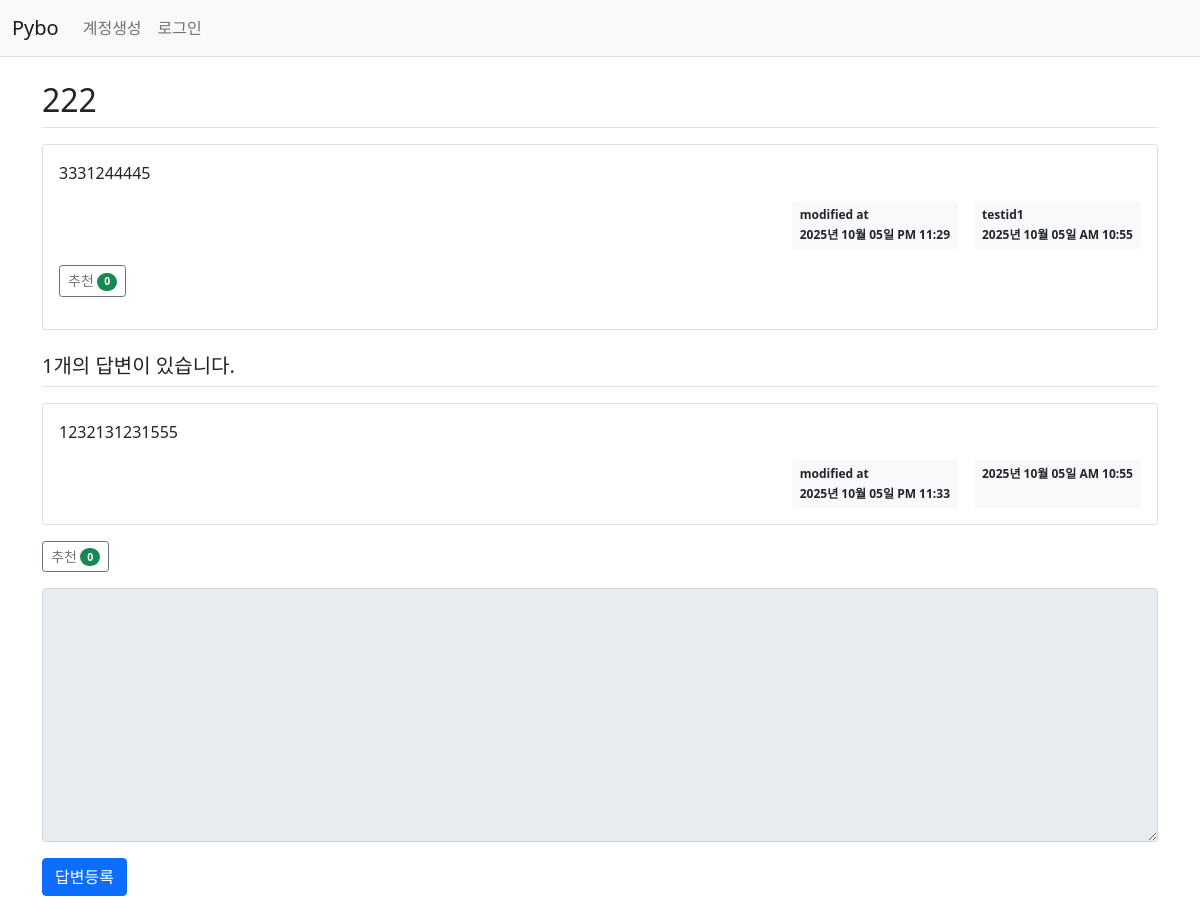
/question/detail/301/, run on an earlier commit of the app's database.
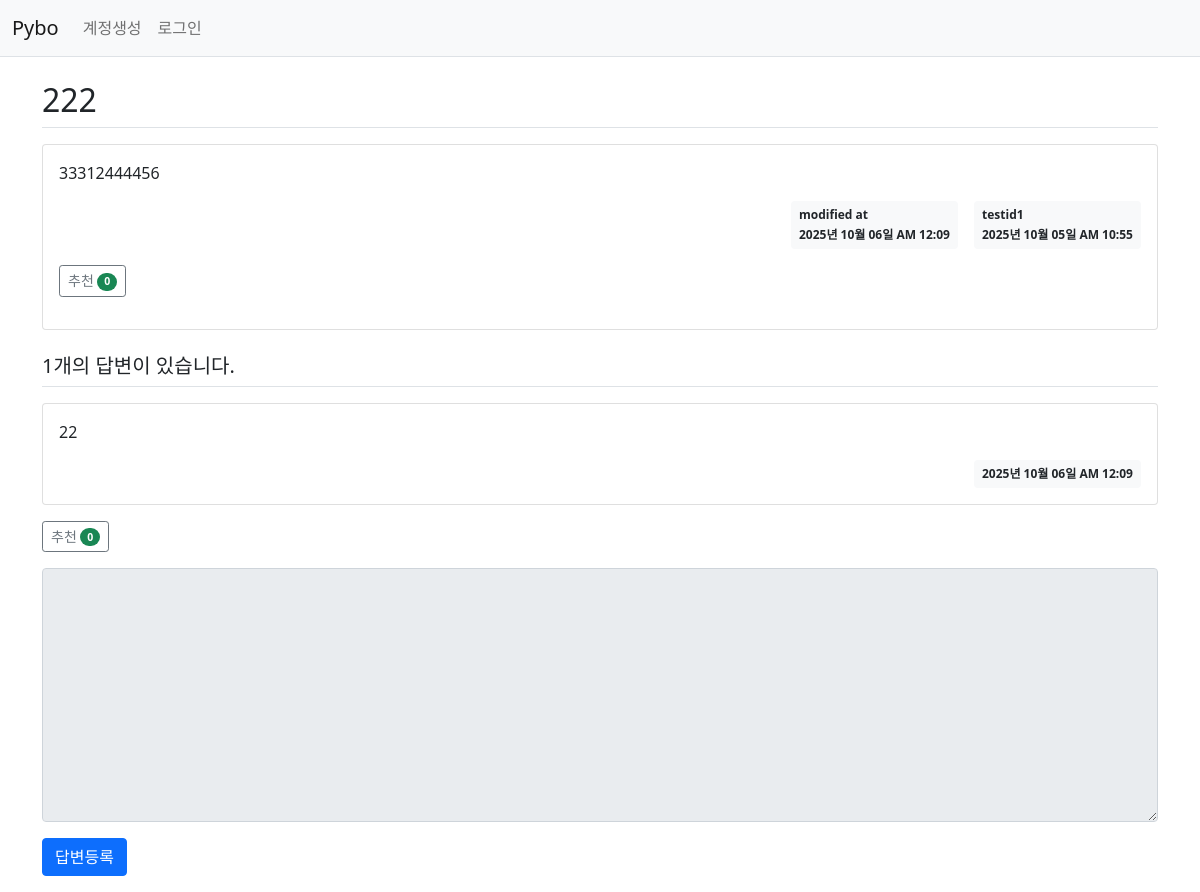
And on a later commit of the database.
### pybo/models.py (models this page shows)
class Question(db.Model):
    id = db.Column(db.Integer, primary_key=True)
    subject = db.Column(db.String(200), nullable=False)
    content = db.Column(db.Text, nullable=False)
    create_date = db.Column(db.DateTime, nullable=False)
    user_id = db.Column(db.Integer, db.ForeignKey('user.id', ondelete='CASCADE'), nullable=False)
    user = db.relationship('User', backref=db.backref('question_set'))
    modify_date = db.Column(db.DateTime, nullable=True)
    voter = db.relationship('User', secondary=question_voter, backref=db.backref('question_voter_set'))

class User(db.Model) :
    id = db.Column(db.Integer, primary_key=True)
    username = db.Column(db.String(150), unique=True, nullable=False)
    password = db.Column(db.String(200), nullable=False)
    email = db.Column(db.String(120), unique=True, nullable=False)

class Answer(db.Model) :
    id = db.Column(db.Integer, primary_key=True)
    question_id = db.Column(db.Integer, db.ForeignKey('question.id', ondelete='CASCADE'))
    question = db.relationship('Question', backref=db.backref('answer_set'))
    content = db.Column(db.Text, nullable=False)
    create_date = db.Column(db.DateTime, nullable=False)
    user_id = db.Column(db.Integer, db.ForeignKey('user.id', ondelete='CASCADE'), nullable=False)
    user = db.relationship('User', backref=db.backref('answer_set'))
    modify_date = db.Column(db.DateTime, nullable=True)
    voter = db.relationship('User', secondary=answer_voter, backref=db.backref('answer_voter_set'))

### pybo/views/question_views.py (the view)
@bp.route('/detail/<int:question_id>/')
def detail(question_id):
    form = AnswerForm()
    question = Question.query.get_or_404(question_id)
    return render_template('question/question_detail.html', question=question, form=form)

### pybo/forms.py
class AnswerForm(FlaskForm):
    content = TextAreaField('내용', validators=[DataRequired('내용은 필수입력 항목입니다.')])

### pybo/__init__.py (called while the page is built)
def create_app():
    app = Flask(__name__)
    app.config.from_object(config)
    db.init_app(app)
    if app.config['SQLALCHEMY_DATABASE_URI'].startswith("sqlite"):
        migrate.init_app(app, db, render_as_batch=True)
    else:
        migrate.init_app(app, db)
    from . import models
    from .views import main_views, question_views, answer_views, auth_views
    app.register_blueprint(main_views.bp)
    app.register_blueprint(question_views.bp)
    app.register_blueprint(answer_views.bp)
    app.register_blueprint(auth_views.bp)
    from .filter import format_datetime
    app.jinja_env.filters['datetime'] = format_datetime
    @app.template_filter("markdown")
    def markdown_filter(text):
        return markdown.markdown(
            text or "",
            extensions=['fenced_code', 'nl2br']
        )
    return app

### pybo/filter.py (called while the page is built)
def format_datetime(value, fmt='%Y년 %m월 %d일 %p %I:%M'):
    return value.strftime(fmt)

### pybo/views/auth_views.py (called while the page is built)
@bp.before_app_request
def load_logged_in_user():
    user_id = session.get('user_id')
    if user_id is None:
        g.user = None
    else :
        g.user = User.query.get(user_id)

### pybo/templates/question/question_detail.html (shortened to what this page needs)
{% extends 'base.html' %}
{% block content %}
<div class="container my-3">
    <h2 class="border-bottom py-2">{{ question.subject }}</h2>
    <div class="card my-3">
        <div class="card-body">
            <div class="card-text">{{ question.content|markdown|safe }}</div>
            <div class="d-flex justify-content-end">
                {% if question.modify_date %}
                <div class="badge bg-light text-dark p-2 text-start mx-3">
                    <div class="mb-2">modified at</div>
                    <div>{{question.modify_date|datetime}}</div>
                </div>
                {% endif %}
                <div class="badge bg-light text-dark p-2 text-start">
                    <div class="mb-2">{{question.user.username}}</div>
                    <div>{{ question.create_date |datetime }}</div>
                </div>
            </div>
            <div class="my-3">
                <a href="javascript:void(0)" data-uri="{{ url_for('question.vote', question_id=question.id) }}"
                   class="recommend btn btn-sm btn-outline-secondary"> 추천
                    <span class="badge rounded-pill bg-success">{{ question.voter|length }}</span>
                </a>
            </div>
        </div>
    </div>
    <h5 class="border-bottom my-3 py-2">{{ question.answer_set|length }}개의 답변이 있습니다.</h5>
    {% for answer in question.answer_set %}
    <div class="card my-3">
        <div class="card-body">
            <div class="card-text">{{ answer.content|markdown|safe }}</div>
            <div class="d-flex justify-content-end">
                {% if answer.modify_date %}
                <div class="badge bg-light text-dark p-2 text-start mx-3">
                    <div class="mb-2">modified at</div>
                    <div>{{answer.modify_date|datetime}}</div>
                </div>
                {% endif %}
                <div class="badge bg-light text-dark p-2">
                    {{ answer.create_date |datetime }}
                </div>
            </div>
        </div>
    </div>
    <div class="my-3">
        <a href="javascript:void(0)" data-uri="{{url_for('answer.vote', answer_id=answer.id)}}"
           class="recommend btn btn-sm btn-outline-secondary">추천
            <span class="badge rounded-pill bg-success">{{answer.voter|length}}</span>
        </a>
    </div>
    {% endfor %}
    <form action="{{ url_for('answer.create', question_id=question.id) }}" method="post" class="my-3">
        <div class="mb-3">
            <textarea {% if not g.user %}disabled{% endif %}
                      name="content" id="content" class="form-control" rows="10"></textarea>
        </div>
        <input type="submit" value="답변등록" class="btn btn-primary">
    </form>
</div>
{% endblock %}

### pybo/templates/base.html (shortened to what this page needs)
<!doctype html>
<html lang="ko">
<head>
  <link rel="stylesheet" href="{{url_for('static', filename='bootstrap.min.css')}}">
  <link rel="stylesheet" href="{{url_for('static', filename='style.css')}}">
</head>
<body>
{% include "navbar.html" %}
{% block content %}
{% endblock %}
</body>
</html>

### pybo/templates/navbar.html (shortened to what this page needs)
<nav class="navbar navbar-expand-lg navbar-light bg-light border-bottom">
  <div class="container-fluid">
    <a class="navbar-brand" href="{{url_for('main.index')}}">Pybo</a>
    <div class="collapse navbar-collapse" id="navbarSupportedContent">
      {% if g.user %}
      <ul class="navbar-nav">
        <li class="nav-item">
          <a class="nav-link" href="{{url_for('auth.logout')}}">{{g.user.username}} (로그아웃)</a>
        </li>
      </ul>
      {% else %}
      <ul class="navbar-nav me-auto mb-2 mb-lg-0">
        <li class="nav-item">
          <a class="nav-link" href="{{url_for('auth.signup')}}">계정생성</a>
        </li>
        <li class="nav-item">
          <a class="nav-link" href="{{url_for('auth.login')}}">로그인</a>
        </li>
      </ul>
      {% endif %}
    </div>
  </div>
</nav>

What changed in the data, as far as the page shows it:
removed Answer: content "1232131231555", modify_date "2025년 10월 05일 PM 11:33", create_date "2025년 10월 05일 AM 10:55", voter|length "0"
changed Question "2025년 10월 05일 AM 10:55": content "3331244445" → "33312444456"; modify_date "2025년 10월 05일 PM 11:29" → "2025년 10월 06일 AM 12:09"
added Answer: content "22", create_date "2025년 10월 06일 AM 12:09", voter|length "0"
